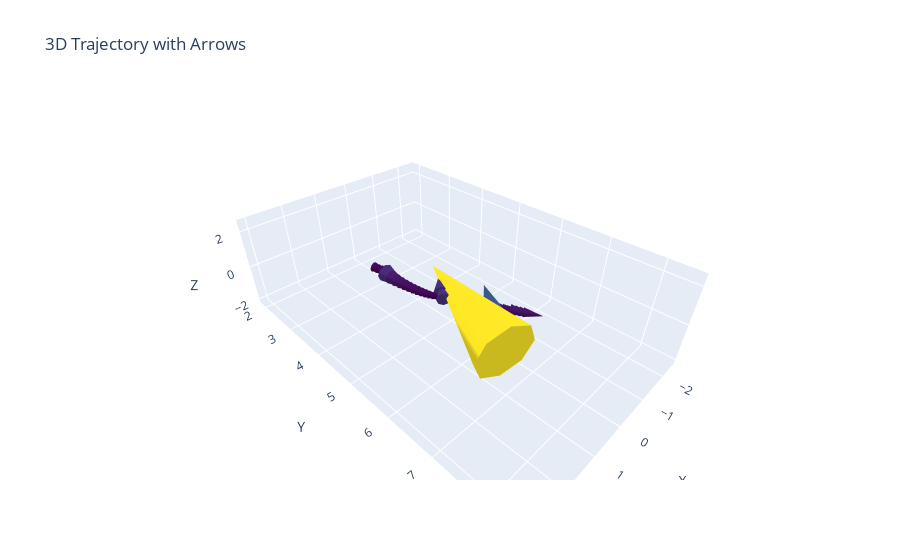

The notebook cell this image was saved under:
### Code cell
import numpy as np
import plotly.graph_objects as go
# 提取数据
x = results[:, 1]  # 第二列
y = results[:, 2]  # 第三列
z = results[:, 3]  # 第四列
t = results[:, 0]  # 第一列作为变化方向

# 计算切向量
dx = np.diff(x)
dy = np.diff(y)
dz = np.diff(z)

# 选择箭头的间隔，假设我们每隔10个点添加一个箭头
arrow_interval = 10

# 创建箭头数据
arrow_x = x[:-1:arrow_interval]
arrow_y = y[:-1:arrow_interval]
arrow_z = z[:-1:arrow_interval]
arrow_dx = dx[::arrow_interval]
arrow_dy = dy[::arrow_interval]
arrow_dz = dz[::arrow_interval]

# 创建3D图形
fig = go.Figure()

# 绘制三维轨迹
fig.add_trace(go.Scatter3d(x=x, y=y, z=z, mode='lines', name='Trajectory', line=dict(color='blue')))

fig.add_trace(go.Cone(x=arrow_x, y=arrow_y, z=arrow_z, u=arrow_dx, v=arrow_dy, w=arrow_dz, 
                     colorscale='Viridis', showscale=False, sizemode="absolute", sizeref=0.5))


# 设置标题和坐标轴
fig.update_layout(title="3D Trajectory with Arrows",
                  scene=dict(xaxis_title='X', yaxis_title='Y', zaxis_title='Z'))

# 显示图像
fig.show()
